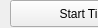
        <widget class="QWidget" name="page_6">
         <property name="geometry">
          <rect>
           <x>0</x>
           <y>0</y>
           <width>98</width>
           <height>28</height>
          </rect>
         </property>
         <attribute name="label">
          <string>Tip Finder</string>
         </attribute>
         <widget class="QPushButton" name="startTipFinder_Button">
          <property name="geometry">
           <rect>
            <x>10</x>
            <y>0</y>
            <width>181</width>
            <height>27</height>
           </rect>
          </property>
          <property name="text">
           <string>Start Tip Finder</string>
          </property>
         </widget>
         <widget class="QWidget" name="horizontalLayoutWidget_10">
          <property name="geometry">
           <rect>
            <x>10</x>
            <y>40</y>
            <width>160</width>
            <height>31</height>
           </rect>
          </property>
          <layout class="QHBoxLayout" name="horizontalLayout_14">
           <item>
            <widget class="QLabel" name="label_48">
             <property name="text">
              <string>Radius:</string>
             </property>
            </widget>
           </item>
           <item>
            <widget class="QLineEdit" name="radius_edit">
             <property name="text">
              <string>0.0</string>
             </property>
            </widget>
           </item>
          </layout>
         </widget>
        </widget>
